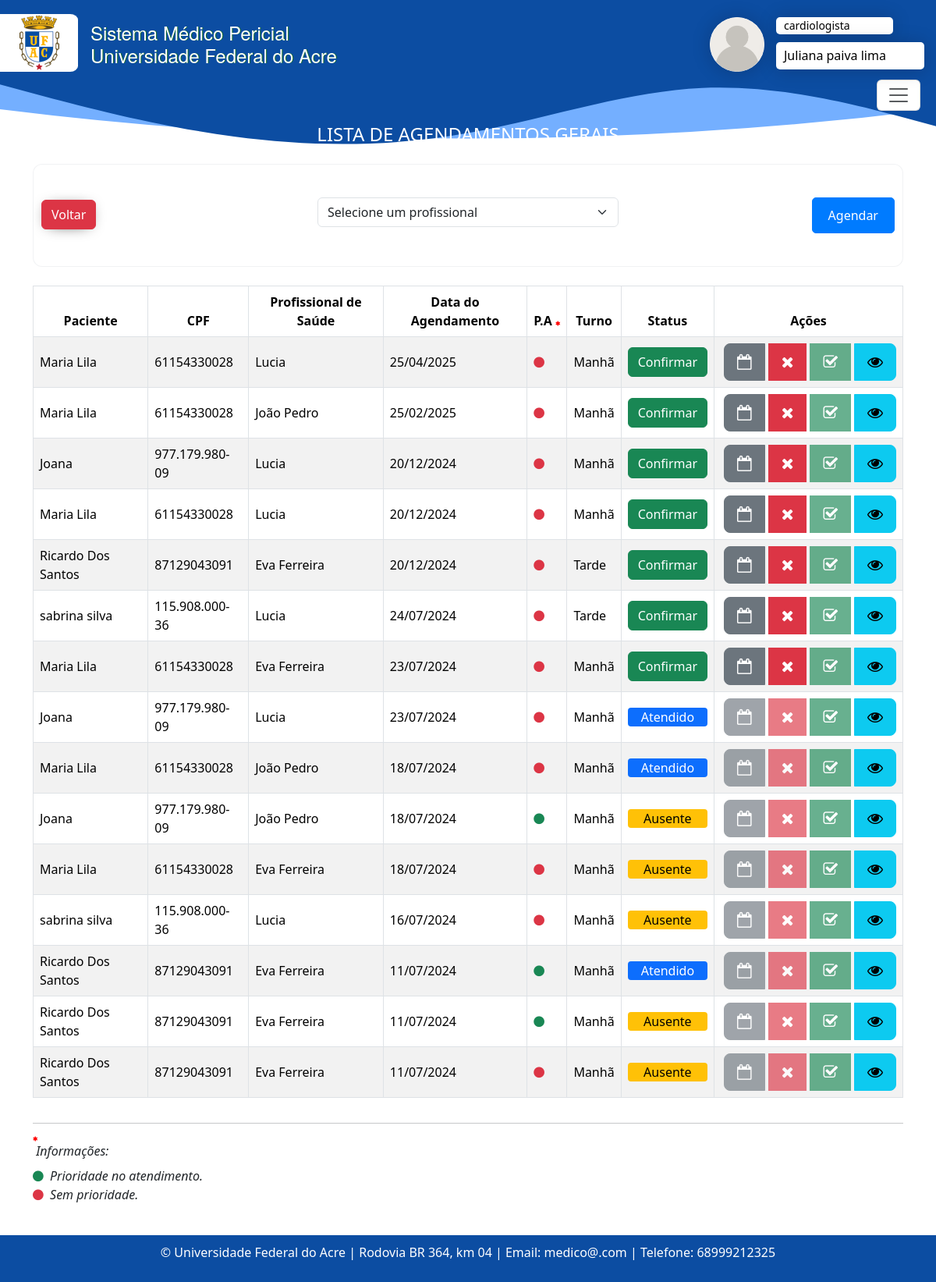
/agendamento/lista (signed in), run on the app's committed database.
### consulta/models.py (models this page shows, shortened)
class Profissionaldasaude(models.Model):
    SEXO_CHOICES = [
        ('M', 'Masculino'),
        ('F', 'Feminino'),
        ('O', 'Outro')
    ]
    usuario = models.ForeignKey(User, blank=True, null=True, on_delete=models.CASCADE)
    nome = models.CharField('Nome Completo', max_length=100)
    nome_social = models.CharField(max_length=100, blank=True, null=True, verbose_name='Nome Social')
    data_nascimento = models.DateField(u'Data de Nascimento', validators=[data_nasc_valida])
    email = models.EmailField()
    rg = models.CharField(max_length=20)
    cpf = models.CharField(max_length=14, validators=[validate_cpf, MinLengthValidator(11)])
    sexo = models.CharField(max_length=1, choices=SEXO_CHOICES)
    identificacao_unica = models.CharField(max_length=50, default='')
    cep = models.CharField(max_length=9)
    cidade = models.CharField(max_length=50)
    bairro = models.CharField(max_length=50, default='')
    uf = models.CharField('UF', max_length=2, choices=UF_CHOICE, default='AC')
    numero = models.CharField(max_length=10)
    ddd_telefone = models.CharField('Telefone Celular', max_length=14, help_text='Com DDD.')
    complemento = models.CharField(max_length=100, blank=True, null=True, default='') # blank=True, null=True é pra dizer que não é obrigatorio
    area = models.CharField(max_length=50, default='')
    unidade_siass = models.CharField(max_length=50, default='')
    formacao = models.CharField(max_length=20)
    conselho = models.CharField(max_length=20)
    registro = models.CharField(max_length=20)
    def __str__(self):
        return self.get_display_name()
    def get_display_name(self):
        return self.nome_social if self.nome_social else self.nome
    class Meta:
        ordering = ['nome', ]
        verbose_name = 'Profissonal de saúde'
        verbose_name_plural = 'Profissonais de saúde'

class Agendamento(models.Model):
    TURNO_CHOICES = [
        ('manha', 'Manhã'),
        ('tarde', 'Tarde'),
    ]
    status_atendimento = models.CharField(max_length=20, choices=[
        ('confirmado', 'Confirmado'),
        ('ausente', 'Ausente'),
        ('pendente', 'Pendente'),
        ('cancelado', 'Cancelado'),
        ('atendido', 'Atendido'),
    ], default='pendente')
    paciente = models.ForeignKey(Paciente, on_delete=models.CASCADE)
    profissional_saude = models.ForeignKey(Profissionaldasaude, on_delete=models.CASCADE)
    data_agendamento = models.DateTimeField(u'Data Agendamento', blank=False, null=False)
    turno = models.CharField(max_length=10, choices=TURNO_CHOICES)
    prioridade_atendimento = models.BooleanField(default=False)
    justificativa_cancelamento = models.TextField(blank=True, null=True)
    def atualizar_status(self):
        now = timezone.now().date()  # Obtém apenas a data atual
        if self.data_agendamento.date() < now:
            if self.status_atendimento not in ['atendido', 'confirmado']:
                self.status_atendimento = 'ausente'
            elif self.status_atendimento == 'confirmado' and not self.status_atendimento == 'atendido':
                self.status_atendimento = 'ausente'
            self.save()
    class Meta:
        ordering = ['-data_agendamento', 'paciente__nome']
        verbose_name = 'Agendamento'
        verbose_name_plural = 'Agendamentos'

class Paciente(models.Model):
    SEXO_CHOICES = [
        ('M', 'Masculino'),
        ('F', 'Feminino'),
        ('O', 'Outro')
    ]
    nome = models.CharField(max_length=100)
    nome_social = models.CharField(max_length=100, blank=True, null=True, verbose_name='Nome Social')
    data_nascimento = models.DateField(verbose_name='Data de Nascimento', validators=[data_nasc_valida], blank=True, null=True)
    email = models.EmailField(blank=True, null=True)
    rg = models.CharField(max_length=20, blank=True, null=True)
    cpf = models.CharField(max_length=14, validators=[validate_cpf, MinLengthValidator(11)])
    sexo = models.CharField(max_length=1, choices=SEXO_CHOICES)
    matricula = models.CharField(max_length=20)
    TIPO_PACIENTE_CHOICES = [
        ('Aluno', 'Aluno'),
        ('Servidor', 'Servidor'),
        ('Outro', 'Outro'),
    ]
    tipo_paciente = models.CharField(max_length=20, choices=TIPO_PACIENTE_CHOICES)
    cargo_funcao = models.CharField(max_length=50, default='', blank=True, null=True)
    cep = models.CharField(max_length=9, blank=True, null=True)
    cidade = models.CharField(max_length=50, blank=True, null=True)
    bairro = models.CharField(max_length=50, default='', blank=True, null=True)
    uf = models.CharField('UF', max_length=2, choices=UF_CHOICE, default='AC', blank=True, null=True)
    numero = models.CharField(max_length=10, blank=True, null=True)
    ddd_telefone = models.CharField(max_length=8)
    complemento = models.CharField(max_length=100, blank=True, null=True, default='')  # Adicionando o valor padrão aqui
    def __str__(self):
        return self.get_display_name()
    def get_display_name(self):
        return self.nome_social if self.nome_social else self.nome

### consulta/views.py (the view)
# urls.py: path('agendamento/lista', listar_agendamentos, name='agendamentoListagem'),
def listar_agendamentos(request):
    profissional_id = request.GET.get('profissional_saude')
    form = AgendamentoForm()
    profissionais_saude = Profissionaldasaude.objects.all()
    if profissional_id and profissional_id != 'todos':
        agendamentos = Agendamento.objects.filter(profissional_saude_id=profissional_id)
    else:
        agendamentos = Agendamento.objects.all()
    for agendamento in agendamentos:
        if agendamento.status_atendimento != 'atendido':
            agendamento.atualizar_status()
    agendamentos = agendamentos.order_by('-data_agendamento')
    return render(request, 'consultas/listagem_agendamentos.html', {
        'agendamentos': agendamentos,
        'profissionais_saude': profissionais_saude,
        'form': form
    })

### templates/consultas/listagem_agendamentos.html (shortened to what this page needs)
{% extends "base.html" %}
{% load static %}
{% block content %}
<div class="text-center text-white mb-4">
  <h4>LISTA DE AGENDAMENTOS GERAIS</h4>
</div>
    <div class="mb-4 d-flex justify-content-between align-items-center" id="glass">
        <a class="btn btn-danger" href="{% url 'login' %}"
           style="margin-bottom: 3px; max-height: 50px; box-shadow: 0px 2px 20px -10px rgb(0, 0, 0);">
            Voltar
        </a>
        <div class="mb-4 d-flex align-items-center" id="" style="margin-left: 60px;">
            <form method="get" class="mx-auto" style="max-width: 600px; min-width: 410px;">
                <div class="row">
                    <div class="row align-items-end">
                        <div class="col-md-12 mb-3">
                            <label for="profissional_saude" class="form-label text-white">Profissional de Saúde:</label>
                            <select name="profissional_saude" id="profissional_saude" class="form-select">
                                <option value="" selected>Selecione um profissional</option>
                            </select>
                        </div>
                    </div>
                </div>
            </form>
        </div>
        <button class="btn btn-primary" data-bs-toggle="modal" data-bs-target="#agendamentoModal{{ agendamento.id }}">
            Agendar
        </button>
    </div>
    <div class="table-responsive">
        <table class="table table-striped nowrap table-bordered" style="vertical-align: middle; width: 100%">
            <thead>
            <tr class="custom-table-row">
                <th scope="col" class="text-center">Paciente</th>
                <th scope="col" class="text-center">CPF</th>
                <th scope="col" class="text-center">Profissional de Saúde</th>
                <th scope="col" class="text-center">Data do Agendamento</th>
                <th scope="col" class="text-center" style="cursor: help;" data-toggle="tooltip"
                    data-popper-placement='top' title="Clique para informações" id="scroll-to-bottom-icon">
                    P.A&nbsp;<i class="fa fa-asterisk" style="font-size: 7px;  color: red;"></i>
                </th>
                <th scope="col" class="text-center">Turno</th>
                <th scope="col" class="text-center">Status</th>
                <th scope="col" class="text-center">Ações</th>
            </tr>
            </thead>
            <tbody>
            {% for agendamento in agendamentos %}
                <tr>
                    <td> {{ agendamento.paciente.get_display_name }}</td>
                    <td>{{ agendamento.paciente.cpf }}</td>
                    <td> {{ agendamento.profissional_saude.get_display_name }} </td>
                    <td>{{ agendamento.data_agendamento | date:"d/m/Y " }}</td>
                    <td>
                        {% if agendamento.prioridade_atendimento %}
                            <i class="fa fa-circle text-success text-center"></i>
                        {% else %}
                            <i class="fa fa-circle text-danger text-center"></i>
                        {% endif %}
                    </td>
                    <td>
                        {% if agendamento.turno == 'manha' %}
                            Manhã
                        {% elif agendamento.turno == 'tarde' %}
                            Tarde
                        {% else %}
                            {{ agendamento.turno }}
                        {% endif %}
                    </td>
                    <td>
                        {% if agendamento.status_atendimento == 'pendente' %}
                            <div class="btn-group" role="group" aria-label="Status">
                                <a href="{% url 'agendamentoConfirmar' agendamento.id %}" class="btn btn-success">Confirmar</a>
                            </div>
                        {% elif agendamento.status_atendimento == 'confirmado' %}
                            <div class="rounded-1 bg-success text-center text-white">
                                Confirmado
                            </div>
                        {% elif agendamento.status_atendimento == 'ausente' %}
                            <div class="rounded-1 bg-warning text-center">
                                Ausente
                            </div>
                        {% elif agendamento.status_atendimento == 'atendido' %}
                            <div class="rounded-1 bg-primary text-center text-white">
                                Atendido
                            </div>
                        {% else %}
                            <div class="rounded-1 bg-danger text-center text-white">
                                Cancelado
                            </div>
                        {% endif %}
                    </td>
                    <td>
                        <div class="btn-group" role="group" aria-label="Ações">
                            <button type="button"
                                    class="btn btn-secondary ms-1 btn-lg custom-btn"
                                    data-status="{{ agendamento.status_atendimento }}"
                                    data-bs-toggle="modal"
                                    data-bs-target="#reagendarModal{{ agendamento.id }}"
                                    title="Reagendar"
                                    {% if agendamento.status_atendimento != 'pendente' %}disabled{% endif %}>
                                <i class="fa fa-calendar-o" aria-hidden="true"></i>
                            </button>
                            <button type="button"
                                    class="btn btn-danger ms-1 btn-lg custom-btn {% if agendamento.status_atendimento != 'pendente' %}disabled{% endif %}"
                                    data-status="{{ agendamento.status_atendimento }}" data-bs-toggle="modal"
                                    data-bs-target="#cancelarModal{{ agendamento.id }}" title="Cancelar">
                                <i class="fa fa-times" aria-hidden="true"></i>
                            </button>
                            {% if agendamento.status_atendimento == 'confirmado' %}
                                <button type="button"
                                        class="btn btn-success ms-1 btn-lg custom-btn"
                                        onclick="redirecionar('{% url 'criar_atendimento' agendamento.id %}')"
                                        title="Atender">
                                    <i class="fa fa-check-square-o" aria-hidden="true"></i>
                                </button>
                            {% else %}
                                <button type="button"
                                        class="btn btn-success ms-1 btn-lg custom-btn disabled"
                                        disabled>
                                    <i class="fa fa-check-square-o" aria-hidden="true"></i>
                                </button>
                            {% endif %}
                            <button type="button" class="btn btn-info ms-1 btn-lg custom-btn"
                                    onclick="redirecionar('{% url 'confirmAgendamento' agendamento.id %}')"
                                    title="Visualizar"><i class="fa fa-eye" aria-hidden="true"></i></button>
                        </div>
                    </td>
                </tr>
            {% endfor %}
            </tbody>
        </table>
    </div>
    <hr>
    <div>
        <div>
            <i  class="fa fa-asterisk" style="font-size: 7px; color: red; display: flex;"></i>&nbsp;<i>Informações:</i>
        </div>
        <p style="font-size: 16px" class="mt-2">
            <i class="fa fa-circle text-success text-center"></i>&nbsp;
            <i>Prioridade no atendimento.</i>
            <br>
            <i class="fa fa-circle text-danger text-center"></i>&nbsp;
            <i>Sem prioridade.</i>
        </p>
    </div>
{% endblock %}

### templates/linha_usuario.html (shortened to what this page needs)
<nav class="navbar" style=" color: white;">
  {% load static %}
  <div class="wave-bg" style="">
  </div>
  <div class="header-container">
    <div class="container-fluid">
      <div class="navbar">
        <a class="navbar-brand text-white" href="#">
            <img src="{% static 'imagens/logo_ufac_2.png' %}"/>
        </a>
        <span class="topo">
          <h4>
              Sistema Médico Pericial<br>
              Universidade Federal do Acre
          </h4>
        </span>
      </div>
      <button class="navbar-toggler fixed-button" type="button" data-bs-toggle="offcanvas"
              data-bs-target="#offcanvasNavbar" aria-controls="offcanvasNavbar">
        <span class="navbar-toggler-icon" style=""></span>
      </button>
    </div>
  </div>
<div class="perfil">
  <div class="card-user">
    <div class="card_load">
      <img src="{% static 'imagens/user.png' %}" alt="" />
    </div>
    {% if profissional_saude%}
    <div class="d-flex align-items-center" id="card_title">
      <span class="text-black" style="padding-left: 10px; font-size: 14px;">{{ profissional_saude.area }}</span>
    </div>
    {% elif administrativo%}
    <div class="d-flex align-items-center" id="card_title">
      <span class="text-black" style="padding-left: 10px; font-size: 14px;">{{ administrativo.cargo_funcao }}</span>
    </div>
    {% endif %}
    {%if profissional_saude %}
    <div class="d-flex align-items-center" id="card_descripion">
      <span class="text-black" style="padding-left: 10px;">{{ profissional_saude.nome }}</span>
    </div>
    {% elif administrativo %}
    <div class="d-flex align-items-center" id="card_descripion">
      <span class="text-black" style="padding-left: 10px;">{{ administrativo.nome }}</span>
    </div>
    {% endif %}
  </div>
</div>
  <div class="svg-container">
    <svg viewbox="0 0 800 400" class="svg">
      <path id="curve" fill="#74afff" d="M 800 300 Q 400 350 0 300 L 0 0 L 800 0 L 800 300 Z"></path>
    </svg>
  </div>
</nav>

### data on the page
Profissionaldasaude: area "cardiologista", nome "Juliana paiva lima"
Agendamento: paciente.get_display_name "Maria Lila", paciente.cpf "61154330028", profissional_saude.get_display_name "Lucia", data_agendamento "25/04/2025", prioridade_atendimento False (drawn), turno "Manhã", status_atendimento "Confirmar"
Agendamento: paciente.get_display_name "Maria Lila", paciente.cpf "61154330028", profissional_saude.get_display_name "João Pedro", data_agendamento "25/02/2025", prioridade_atendimento False (drawn), turno "Manhã", status_atendimento "Confirmar"
Agendamento: paciente.get_display_name "Joana", paciente.cpf "977.179.980-09", profissional_saude.get_display_name "Lucia", data_agendamento "20/12/2024", prioridade_atendimento False (drawn), turno "Manhã", status_atendimento "Confirmar"
Agendamento: paciente.get_display_name "Maria Lila", paciente.cpf "61154330028", profissional_saude.get_display_name "Lucia", data_agendamento "20/12/2024", prioridade_atendimento False (drawn), turno "Manhã", status_atendimento "Confirmar"
Agendamento: paciente.get_display_name "Ricardo Dos Santos", paciente.cpf "87129043091", profissional_saude.get_display_name "Eva Ferreira", data_agendamento "20/12/2024", prioridade_atendimento False (drawn), turno "Tarde", status_atendimento "Confirmar"
Agendamento: paciente.get_display_name "sabrina silva", paciente.cpf "115.908.000-36", profissional_saude.get_display_name "Lucia", data_agendamento "24/07/2024", prioridade_atendimento False (drawn), turno "Tarde", status_atendimento "Confirmar"
Agendamento: paciente.get_display_name "Maria Lila", paciente.cpf "61154330028", profissional_saude.get_display_name "Eva Ferreira", data_agendamento "23/07/2024", prioridade_atendimento False (drawn), turno "Manhã", status_atendimento "Confirmar"
Agendamento: paciente.get_display_name "Joana", paciente.cpf "977.179.980-09", profissional_saude.get_display_name "Lucia", data_agendamento "23/07/2024", prioridade_atendimento False (drawn), turno "Manhã", status_atendimento "Atendido"
Agendamento: paciente.get_display_name "Maria Lila", paciente.cpf "61154330028", profissional_saude.get_display_name "João Pedro", data_agendamento "18/07/2024", prioridade_atendimento False (drawn), turno "Manhã", status_atendimento "Atendido"
Agendamento: paciente.get_display_name "Joana", paciente.cpf "977.179.980-09", profissional_saude.get_display_name "João Pedro", data_agendamento "18/07/2024", prioridade_atendimento True (drawn), turno "Manhã", status_atendimento "Ausente"
Agendamento: paciente.get_display_name "Maria Lila", paciente.cpf "61154330028", profissional_saude.get_display_name "Eva Ferreira", data_agendamento "18/07/2024", prioridade_atendimento False (drawn), turno "Manhã", status_atendimento "Ausente"
Agendamento: paciente.get_display_name "sabrina silva", paciente.cpf "115.908.000-36", profissional_saude.get_display_name "Lucia", data_agendamento "16/07/2024", prioridade_atendimento False (drawn), turno "Manhã", status_atendimento "Ausente"
Agendamento: paciente.get_display_name "Ricardo Dos Santos", paciente.cpf "87129043091", profissional_saude.get_display_name "Eva Ferreira", data_agendamento "11/07/2024", prioridade_atendimento True (drawn), turno "Manhã", status_atendimento "Atendido"
Agendamento: paciente.get_display_name "Ricardo Dos Santos", paciente.cpf "87129043091", profissional_saude.get_display_name "Eva Ferreira", data_agendamento "11/07/2024", prioridade_atendimento True (drawn), turno "Manhã", status_atendimento "Ausente"
Agendamento: paciente.get_display_name "Ricardo Dos Santos", paciente.cpf "87129043091", profissional_saude.get_display_name "Eva Ferreira", data_agendamento "11/07/2024", prioridade_atendimento False (drawn), turno "Manhã", status_atendimento "Ausente"
